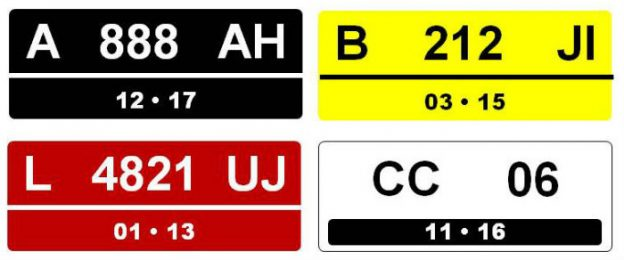
#> input picture dataset/templates/plate/template.jpg, 624 x 260 px
$ python Utils.py
#> lines starting #> are read from the running program, lines starting #| are printed output that depends on the picture

#  Created by od3ng on 08/04/2019 11:36:14 AM.
#  Project: plate-recognition-pi
#  File: Utils.py
#  Email: lepengdados@gmail.com
#  Telegram: @nopriant0

import matplotlib

matplotlib.use("TkAgg")
import numpy as np
import matplotlib.pyplot as plt
import cv2
import math

path_slice = "dataset/sliced"


# [33 lines left out: functions show_images, proyeksi_vertical, mse, not called in this run]

def rotate_image(image, angle):
    '''Rotate image "angle" degrees.

    How it works:
      - Creates a blank image that fits any rotation of the image. To achieve
        this, set the height and width to be the image's diagonal.
      - Copy the original image to the center of this blank image
      - Rotate using warpAffine, using the newly created image's center
        (the enlarged blank image center)
      - Translate the four corners of the source image in the enlarged image
        using homogenous multiplication of the rotation matrix.
      - Crop the image according to these transformed corners
    '''

    diagonal = int(math.sqrt(pow(image.shape[0], 2) + pow(image.shape[1], 2)))
    offset_x = int((diagonal - image.shape[0]) / 2)
    offset_y = int((diagonal - image.shape[1]) / 2)
    dst_image = np.zeros((diagonal, diagonal, 3), dtype='uint8')
    image_center = (diagonal / 2, diagonal / 2)

    R = cv2.getRotationMatrix2D(image_center, angle, 1.0)
    dst_image[offset_x:(offset_x + image.shape[0]), offset_y:(offset_y + image.shape[1]), :] = image
    dst_image = cv2.warpAffine(dst_image, R, (diagonal, diagonal), flags=cv2.INTER_LINEAR)

    # Calculate the rotated bounding rect
    x0 = offset_x
    x1 = offset_x + image.shape[0]
    x2 = offset_x
    x3 = offset_x + image.shape[0]

    y0 = offset_y
    y1 = offset_y
    y2 = offset_y + image.shape[1]
    y3 = offset_y + image.shape[1]

    corners = np.zeros((3, 4))
    corners[0, 0] = x0
    corners[0, 1] = x1
    corners[0, 2] = x2
    corners[0, 3] = x3
    corners[1, 0] = y0
    corners[1, 1] = y1
    corners[1, 2] = y2
    corners[1, 3] = y3
    corners[2:] = 1

    c = np.dot(R, corners)

    x = int(c[0, 0])
    y = int(c[1, 0])
    left = x
    right = x
    up = y
    down = y

    for i in range(4):
        x = int(c[0, i])
        y = int(c[1, i])
        if x < left:
            left = x
        if x > right:
            right = x
        if y < up:
            up = y
        if y > down:
            down = y
    h = down - up
    w = right - left

    cropped = np.zeros((w, h, 3), dtype='uint8')
    cropped[:, :, :] = dst_image[left:(left + w), up:(up + h), :]
    return cropped


# [52 lines left out: function noisy, not called in this run]


def adjust_gamma(image, gamma=1.0):
    invGamma = 1.0 / gamma
    table = np.array([((i / 255.0) ** invGamma) * 255
                      for i in np.arange(0, 256)]).astype("uint8")
    return cv2.LUT(image, table)


if __name__ == '__main__':
    src = cv2.imread("dataset/templates/plate/template.jpg", cv2.IMREAD_ANYCOLOR)
#> src is the input picture: shape (260, 624, 3); mean B, G, R 105.5, 147.9, 178.6
    print(src.shape)
#| (260, 624, 3)
    cv2.imshow("src", src)
    cv2.waitKey()
    cv2.imshow("gamma", adjust_gamma(src.copy(), 0.5))
#> in adjust_gamma, `return cv2.LUT(image, table)`:
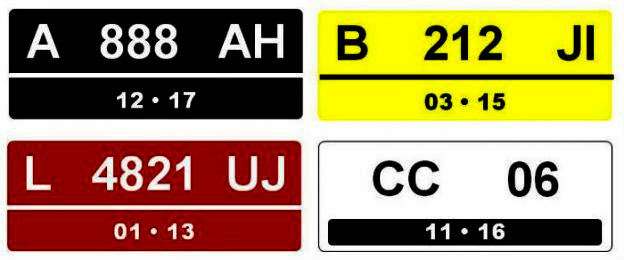
#> returned value: shape (260, 624, 3); mean of channels 0, 1, 2 97.7, 141.5, 165.3; drawn as B, G, R
    cv2.waitKey()
    for i in range(5, -5, -1):
        rotated = rotate_image(src.copy(), i)
        print(rotated.shape)
        cv2.imshow("rotate {} derajat".format(i), rotated)
        cv2.waitKey()
#> this loop made 10 passes
#> pass 1, in rotate_image, `dst_image = cv2.warpAffine(dst_image, R, (diagonal, diagonal), flags=c..`:
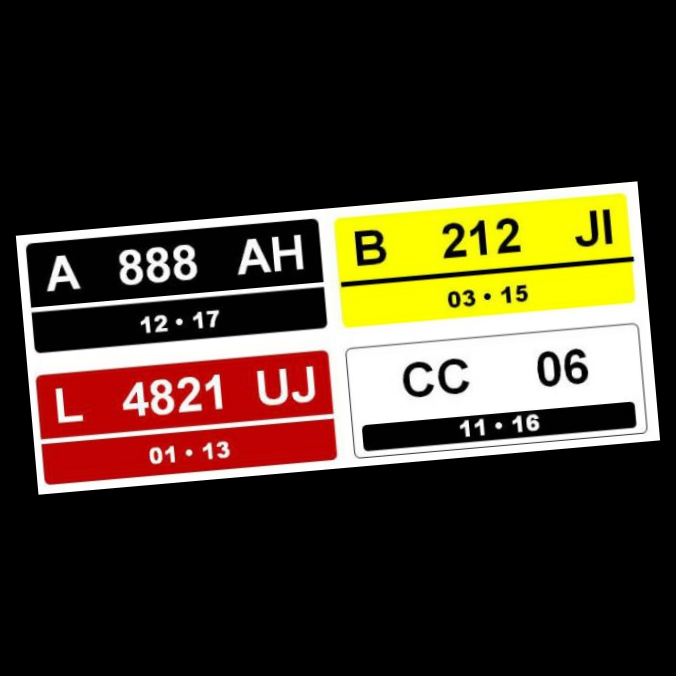
#> dst_image: shape (676, 676, 3); mean of channels 0, 1, 2 37.4, 52.5, 63.4; drawn as B, G, R
#> pass 1, `rotated = rotate_image(src.copy(), i)`:
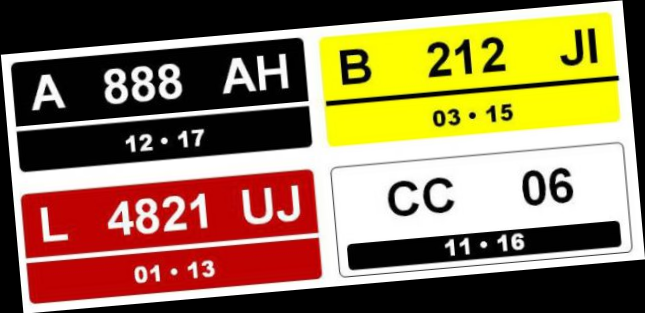
#> rotated: shape (313, 645, 3); mean B, G, R 84.8, 118.8, 143.5
#> pass 2, in rotate_image (call 2), `dst_image = cv2.warpAffine(dst_image, R, (diagonal, diagonal), flags=c..`:
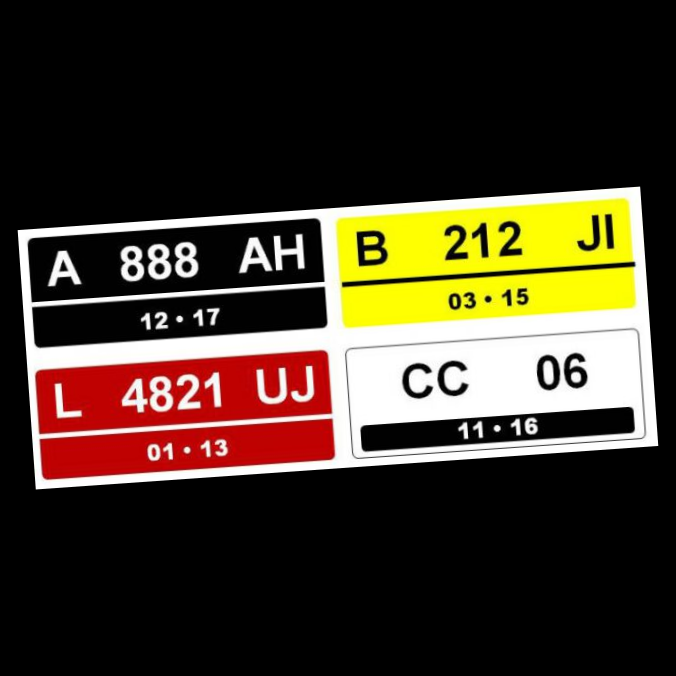
#> dst_image: shape (676, 676, 3); mean of channels 0, 1, 2 37.4, 52.5, 63.4; drawn as B, G, R
#> pass 2, `rotated = rotate_image(src.copy(), i)`:
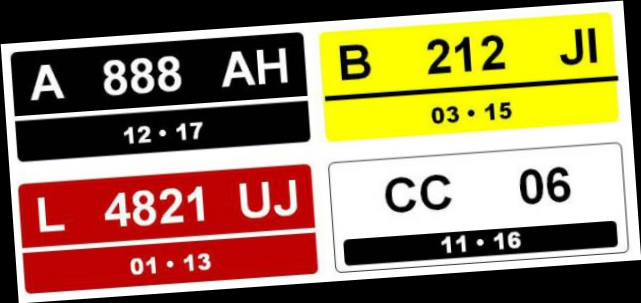
#> rotated: shape (303, 641, 3); mean B, G, R 88.1, 123.5, 149.2
    # print(proyeksi_vertical(src))
